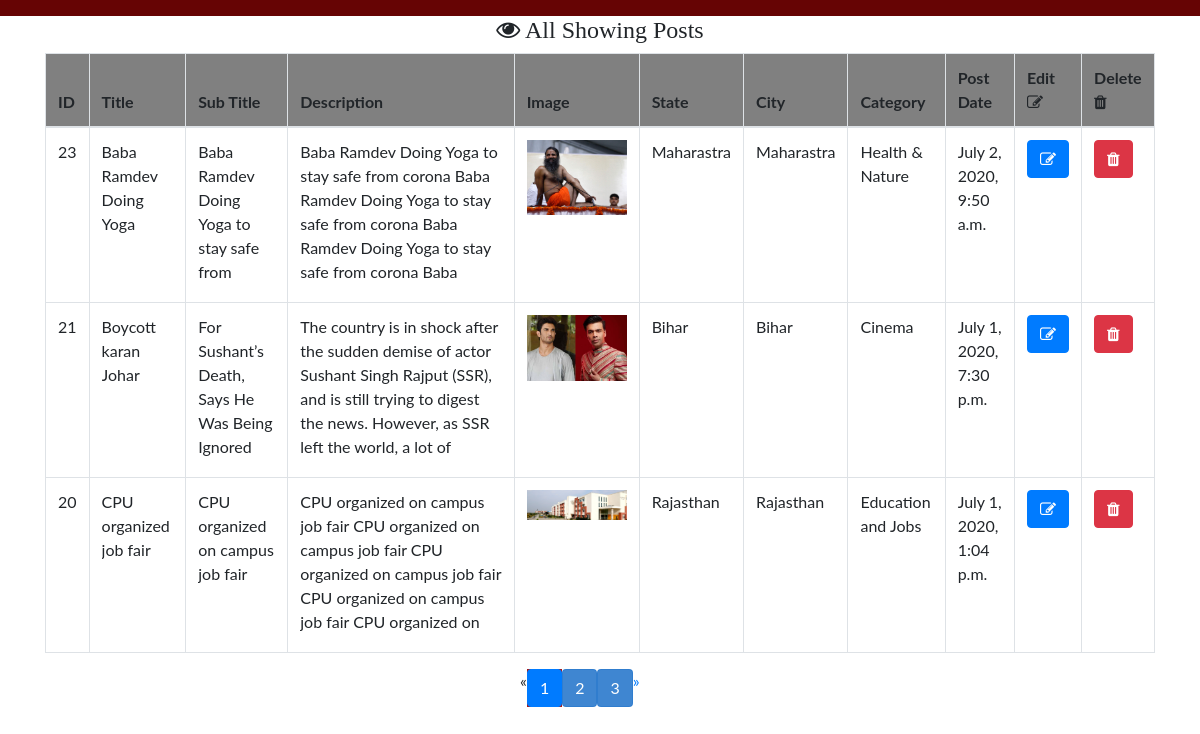
/news_admin/ch_all_post (signed in), run on the app's committed database.
### kg_news/models.py (models this page shows, shortened)
class ChPost(models.Model):
    ch_post = models.ForeignKey(Add_news_ch, on_delete=models.CASCADE)
    title = models.CharField(max_length=50)
    sub_title = models.CharField(max_length=100)
    Description = models.TextField()
    img = models.ImageField(upload_to='uploads/posts', default='pna.jpg')
    related_img = models.ForeignKey(RelImg, on_delete=models.CASCADE)
    cdate = models.DateTimeField(auto_now_add=True)
    up_date = models.DateTimeField(auto_now=True)
    category = models.ForeignKey(Categories, on_delete=models.CASCADE)
    state = models.ForeignKey(State, on_delete=models.CASCADE)
    city = models.ForeignKey(City, on_delete=models.CASCADE)
    status = models.BooleanField(default=True)

class State(models.Model):
    STATE_CHOICE = (
        ('Rajasthan', "Rajasthan"),
        ('Madhya Pradesh', "Madhya Pradesh"),
        ('Uttar Pradesh', 'Uttar Pradesh'),
        ('Maharastra', 'Maharastra'),
        ('Gujrat', 'Gujrat'),
        ('Jammu and Kashmir', 'Jammu and Kashmir'),
        ('Bihar', 'Bihar')
    )
    state = models.CharField(choices=STATE_CHOICE, max_length=50, default='')
    status = models.BooleanField(default=True)
    def __str__(self):
        return self.state

class Categories(models.Model):
    category = models.CharField(max_length=50, unique=True)
    sub_cat = models.ForeignKey(SubCategory, on_delete=models.CASCADE)
    status = models.BooleanField(default=True)
    def __str__(self):
        return self.category

### news_admin/views.py (the view)
# urls.py: path('ch_all_post',views.ch_all_post, name='ch_all_post'),
def ch_all_post(request):
    chid = request.session.get('chid')
    all_post = ChPost.objects.filter(status=True, ch_post_id=chid).order_by('-id')
    page = request.GET.get('page', 1)
    paginator = Paginator(all_post, 3)
    try:
        all_post1 = paginator.page(page)
    except PageNotAnInteger:
        all_post1 = paginator.page(1)
    except EmptyPage:
        all_post1 = paginator.page(paginator.num_pages)
    chemail = request.session.get('chemail')
    chdetail = Add_news_ch.objects.filter(email=chemail)
    dict = {
        'chdetail': chdetail,
        'all_post1': all_post1,
    }
    return render(request, 'ch_admin/ch_all_post.html', dict)

### templates/ch_admin/ch_all_post.html (shortened to what this page needs)
{% extends 'ch_admin/base3.html' %}
{% load static %}
{% block main %}
<div class="container ">
        <h4 style="text-align:center; font-family:cursive;"><i class="fa fa-eye"></i> All Showing Posts</h4>
        <div class="table-responsive">
  <table class="table table-hover table-bordered table-responsive">
    <thead style="background-color:gray; margin:10px;">
      <tr>
        <th>ID</th>
        <th>Title</th>
        <th>Sub Title</th>
        <th>Description</th>
        <th>Image</th>
        <th>State</th>
        <th>City</th>
        <th>Category</th>
        <th>Post Date</th>
        <th>Edit<i class="fa fa-edit"></i></th>
        <th>Delete<i class="fa fa-trash" aria-hidden="true"></i></th>
      </tr>
    </thead>
    <tbody>
    {% for i in all_post1 %}
      <tr>
        <td>{{ i.id }}</td>
        <td><div style="height:150px; overflow:scroll;">{{ i.title }}</div></td>
        <td><div style="height:150px; overflow:scroll;">{{ i.sub_title }}</div></td>
        <td><div style="height:150px; overflow:scroll;">{{ i.Description }}</div></td>
        <td><div style="width:100px;height:150px; overflow:scroll;"><img src="{{ i.img.url }}" alt="" width="100px;"></div></td>
        <td>{{ i.state }}</td>
        <td>{{ i.state }}</td>
        <td>{{ i.category }}</td>
        <td>{{ i.cdate }}</td>
        <td><a href="{% url 'edit_post' i.id%}" class="btn btn-primary"><i class="fa fa-edit"></i></a></td>
        <td><a href="{% url 'del_post' i.id %}" class="btn btn-danger"><i class="fa fa-trash" aria-hidden="true"></i></a></td>
      </tr>
      {% endfor %}
    </tbody>
  </table>
        </div>
       </div>
 <div class="container">
        <div class="row">
        <div class="col-md-5"></div>
        <div class="col-md-4">
            <center>
     {% if all_post1.has_other_pages %}
            <ul class="pagination">
                {% if all_post1.has_previous %}
                <li><a href="?page={{ users.previous_page_number }}">&laquo;</a></li>
                {% else %}
                <li class="disabled"><span>&laquo;</span></li>
                {% endif %}
                {% for i in all_post1.paginator.page_range %}
                {% if all_post1.number == i %}
                <li class="active"><span class="btn btn-primary" >{{ i }} <span class="sr-only">(current)</span></span></li>
                {% else %}
                <li><a href="?page={{ i }}" class="btn btn-primary" style="background-color:#2f7cceeb; border-color:#2f7cceeb;">{{ i }}</a></li>
                {% endif %}
                {% endfor %}
                {% if all_post1.has_next %}
                <li><a href="?page={{ users.next_page_number }}">&raquo;</a></li>
                {% else %}
                <li class="disabled"><span>&raquo;</span></li>
                {% endif %}
            </ul>
            {% endif %}
            </center>
        </div>
    </div>
    </div>
{% endblock %}

### templates/ch_admin/base3.html (style rules this page uses)
body { font-family: "Lato", sans-serif; }
.active { background-color:#a71818; }

### data on the page
ChPost: id "23", title "Baba Ramdev Doing Yoga", sub_title "Baba Ramdev Doing Yoga to stay safe from…", Description "Baba Ramdev Doing Yoga to stay safe from corona Baba Ramdev Doing Yoga to stay safe from corona Baba Ramdev Doing Yoga to stay safe from corona Baba…", img (picture), state "Maharastra", category "Health & Nature", cdate "July 2, 2020, 9:50 a.m."
ChPost: id "21", title "Boycott karan Johar", sub_title "For Sushant’s Death, Says He Was Being Ignored", Description "The country is in shock after the sudden demise of actor Sushant Singh Rajput (SSR), and is still trying to digest the news. However, as SSR left the world, a lot of…", img (picture), state "Bihar", category "Cinema", cdate "July 1, 2020, 7:30 p.m."
ChPost: id "20", title "CPU organized job fair", sub_title "CPU organized on campus job fair", Description "CPU organized on campus job fair CPU organized on campus job fair CPU organized on campus job fair CPU organized on campus job fair CPU organized on…", img (picture), state "Rajasthan", category "Education and Jobs", cdate "July 1, 2020, 1:04 p.m."

### other printed values
{{ i }} "1"
{{ i }} "2" "3"
